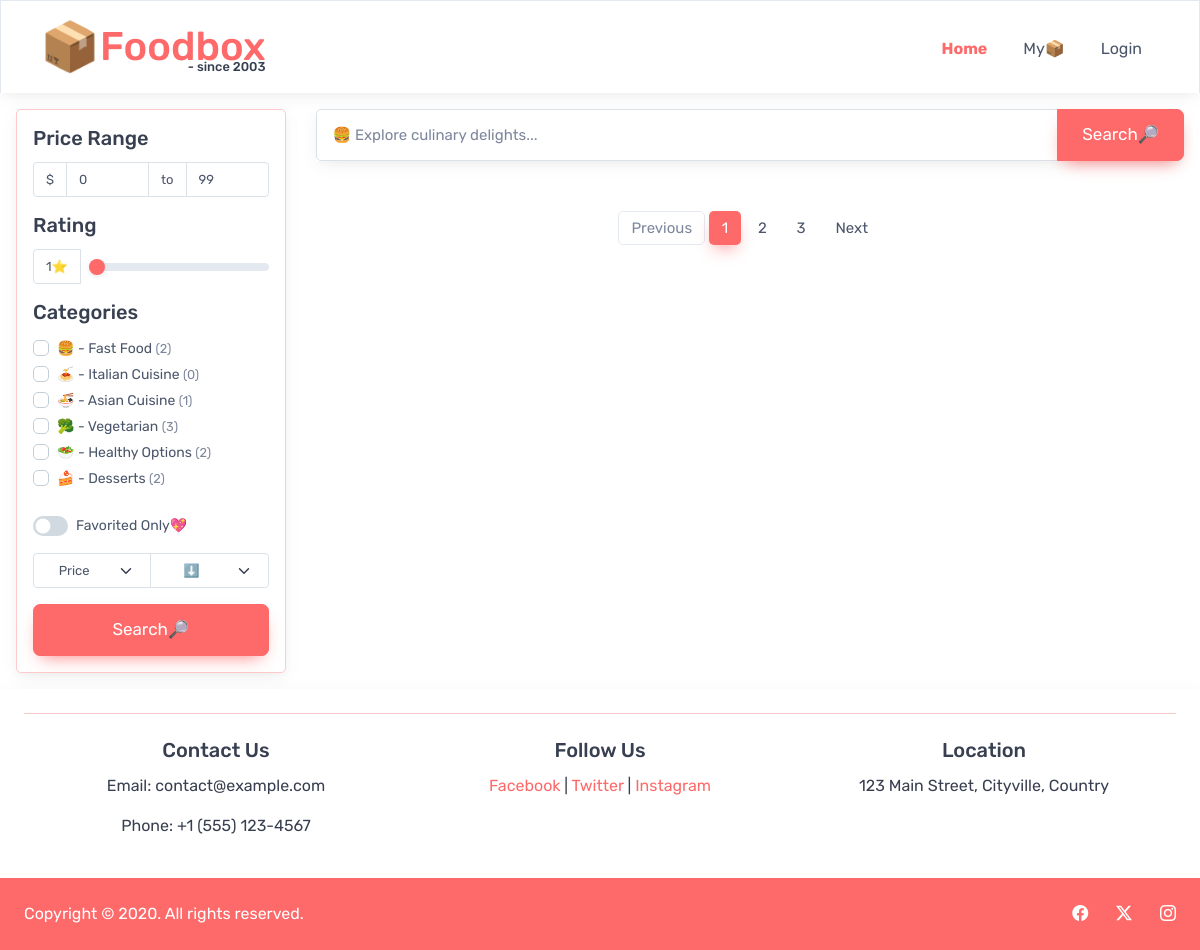
The page / on the database its author committed.
### tables this page shows
CREATE TABLE `categories` (
  `id` int NOT NULL,
  `name` varchar(30) NOT NULL,
  `emoji` varchar(30) NOT NULL,
  `active` tinyint(1) NOT NULL DEFAULT '1'
);

### modules/filters.php (the view, shortened to what this page needs)
<div class="p-3 border border-primary rounded shadow">
    <form id="filter-form">
        <div class="">
            <h5>Price Range</h5>
            <div class="input-group input-group-sm mb-3 flex-nowrap">
                <span class="input-group-text">$</span>
                <input type="text" class="form-control" id="price-min" name="price-min" placeholder="Min" value="0">
                <span class="input-group-text">to</span>
                <input type="text" class="form-control" id="price-max" name="price-max" placeholder="Max" value="99">
            </div>
        </div>
        <h5>Rating</h5>
        <div class="input-group input-group-sm mb-3 flex-nowrap align-items-center ">
            <span id="score-label" class="input-group-text">1⭐</span>
            <input type="range" class="ms-2 form-range" min="1" max="5" value="1" id="score" name="score-min">
        </div>
        <h5 id="categories-title">Categories</h5>
        <div class="rounded mb-3" style="height:10rem; overflow-x:hidden; overflow-y:auto">
            <?php
            $sql = "SELECT * FROM categories";
            $result = mysqli_query($conn, $sql);
            $categories = mysqli_fetch_all($result, MYSQLI_ASSOC);
            ?>
            <?php foreach ($categories as $category):
                $sql = "SELECT * FROM foodcategories WHERE categoryid={$category['id']}";
                $result = mysqli_query($conn, $sql);
                $categoryContentCount = mysqli_num_rows($result);
                ?>
                <div class="form-check">
                    <input class="form-check-input category-checkbox" type="checkbox" name="categories[]"
                        value="<?= $category['id'] ?>">
                    <label class="form-check-label">
                        <?= $category['emoji'] ?> -
                        <?= $category['name'] ?>
                        <span class="fs-7 text-muted">
                            <?= "(" . $categoryContentCount . ")" ?>
                        </span>
                    </label>
                </div>
            <?php endforeach; ?>
        </div>
        <div class="form-check form-switch mb-3 flex-nowrap">
            <input class="form-check-input" type="checkbox" value="1" id="favorites" name="favorites-only">
            <label class="form-check-label" for="favorites">
                Favorited Only💖
            </label>
        </div>
        <div class="input-group mb-3 flex-nowrap">
            <select class="form-select form-select-sm text-center" name="sort-type">
                <option selected value="price">Price</option>
            </select>
            <select class="form-select form-select-sm text-center" name="sort-dir">
                <option selected value="ASC">⬇️</option>
            </select>
        </div>
        <button type="submit" class="btn btn-lg btn-primary btn-shadow w-100">Search🔎</button>
    </form>
</div>

### index.css (style rules this page uses)
html { scroll-behavior: smooth; }
.fs-7 { font-size: 0.8rem; }
* { transition-property: transform; transition-duration: 0.3s; transition-timing-function: ease-in-out; }

### rows shown on the page
categories: emoji "🍔", name "Fast Food", categoryContentCount "2"
categories: emoji "🍝", name "Italian Cuisine", categoryContentCount "0"
categories: emoji "🍜", name "Asian Cuisine", categoryContentCount "1"
categories: emoji "🥦", name "Vegetarian", categoryContentCount "3"
categories: emoji "🥗", name "Healthy Options", categoryContentCount "2"
categories: emoji "🍰", name "Desserts", categoryContentCount "2"
